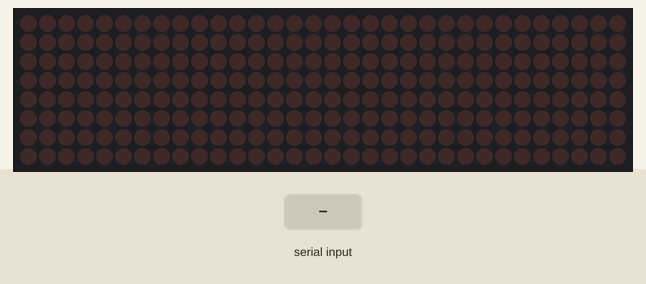
A sketch run on a simulated Arduino Nano, built with avr-gcc and run on an emulated ATmega328P. Shown: 32×8 LED matrix. Inputs (shaded band) come from the test bench.

Above: at 1.2 s.
1.3 s: "90,45\n" received over the second serial link
At 1.9 s:
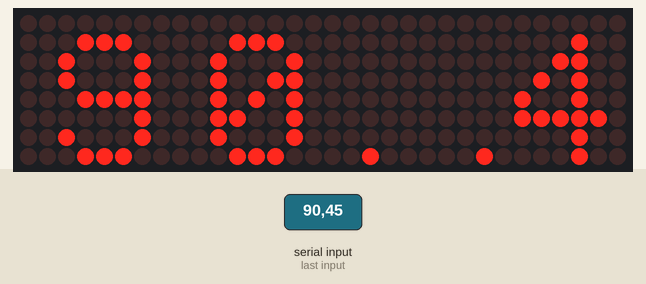
2.8 s: "30,150\n" received over the second serial link
At 4.0 s:
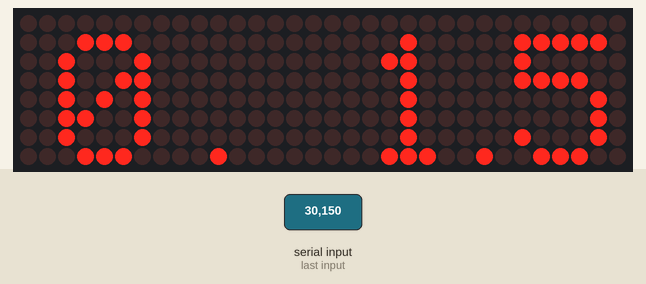
4.3 s: "200\n" received over the second serial link
At 5.3 s:
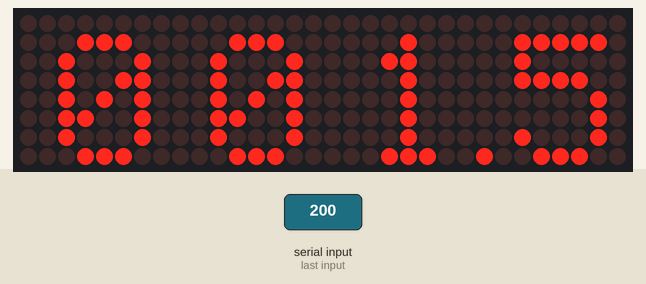
5.8 s: "90\n" received over the second serial link
At 6.3 s:
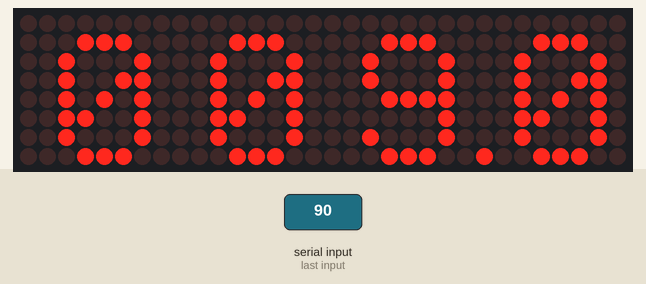
7.3 s: "90,45\n" received over the second serial link
At 8.2 s:
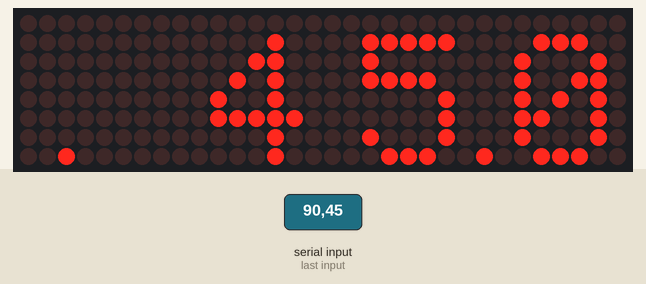
8.8 s: "5\n" received over the second serial link
At 9.2 s:
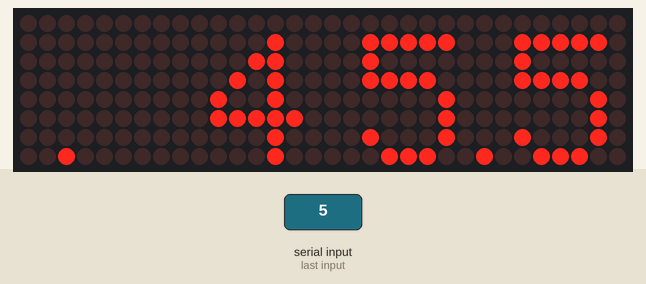
Timing chart, 0 to 11.3 s (numbered marks = the images above; inputs shaded):
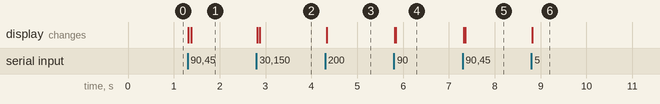

The sketch:

Receiver-Dot_Matrix.ino
```cpp
/*==============================================
 * (Nano)Monitor Angle  <--> (Nano)Measure Angle
 *          by Nithi & Raweeroj KMITL
 *  Introduction to Computer Enginerring Class
*/

/*================ Include Lib =================*/
  #include <LedControl.h>
  #include <SoftwareSerial.h>
  #include "FontLEDClock.h"

/*==============================================*/

/*================ Pin Define ==================*/
  #define CS_PIN   11  // SPI SS
  #define CLK_PIN  13  // SPI SCK
  #define DIN_PIN  9  // SPI MOSI
  #define NUM_MAT   4  // Number of Dot Matrix
  #define INTENSITY 8  // LED Intensity
/*==============================================*/
  LedControl lc = LedControl(DIN_PIN, CLK_PIN, CS_PIN, NUM_MAT);
  SoftwareSerial toMeasure(4,3); //(RX,TX)


void setup() {
  /*buadrate HW&SW Serial Setup*/
  Serial.begin(9600);
  toMeasure.begin(9600);

  /*Setting LED Dot Matrix 8x32*/
  int devices=lc.getDeviceCount();
  for(int address=0;address<devices;address++) {
    lc.shutdown(address,false);
    lc.setIntensity(address,8);
    lc.clearDisplay(address);
  }
}

int i=3;
int buff;

void loop() {
  if(i<0){
    i=5;
  }

  /*ทำการแสดงผลออกทาง Dot Matrix ทีละตัวอักสร
    โดยจะทำการเปลี่ยน Address ของ LED ไปด้วย
    โดยวนซ้ำ 5 รอบ ตามฟอเเมท xxx.xx ของข้อมูลที่ส่งมา
    เป็นทศนิยม 2 หลัก แต่แสดงผลแค่ xxx.x
  */
  if(toMeasure.available()){
    /*รับค่าจาก Software Serial จากอีกบอร์ด*/
    buff = toMeasure.read() ;
    if(buff!='.' && buff!='\n'){

      for(int col=0;col<5;col++){
        lc.setColumn(i,col+2,myfont[31 + buff -'0'][col]);
      }

      lc.setLed(0,7,0,1);
      i--;
    }
  }
}
```

Source omitted: FontLEDClock.h (data table, 5300 bytes)

Measured:
- after the input at 1.3 s, the display: first changes at once (image 1 shows a later state)
- after the input at 2.8 s, the display: first changes at once (image 2 shows a later state)
- after the input at 4.3 s, the display: changes at once (image 3)
- after the input at 5.8 s, the display: first changes at once (image 4 shows a later state)
- after the input at 7.3 s, the display: first changes at once (image 5 shows a later state)
- after the input at 8.8 s, the display: changes at once (image 6)
